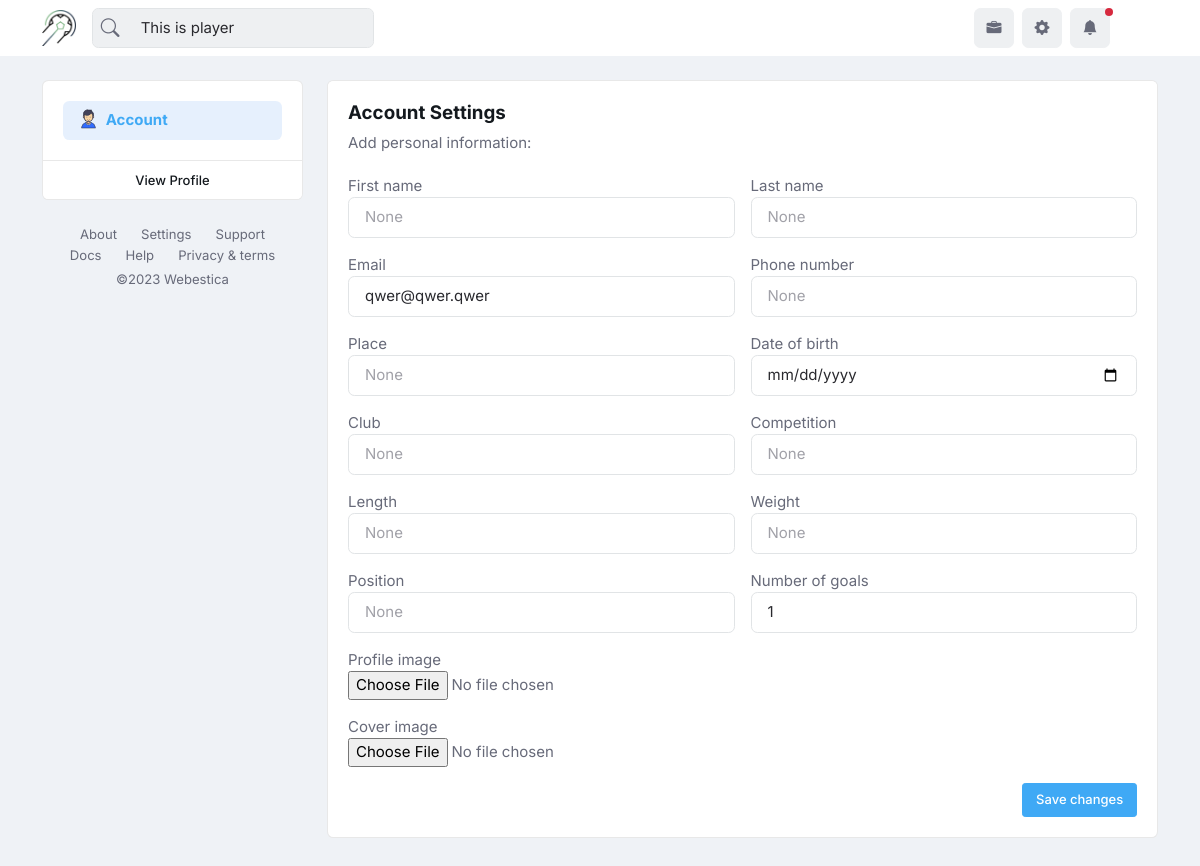
Page /edit-account/ (signed in) on the committed database.
### firstapp/models.py (models this page shows, shortened)
class User(AbstractUser):
    is_player = models.BooleanField(default=False)
    is_coach = models.BooleanField(default=False)
    is_scout = models.BooleanField(default=False)
    first_name = models.CharField(max_length=255, null=True)
    last_name = models.CharField(max_length=255, null=True)
    email = models.EmailField(unique=True)
    profile_image = models.ImageField(upload_to='profile_images', blank=True, null=True)
    cover_image = models.ImageField(upload_to='cover_images', blank=True, null=True)
    place = models.CharField(max_length=255, null=True)
    country = models.CharField(max_length=255, null=True, blank=True)
    date_of_birth = models.DateField(null=True)
    phone_number = models.CharField(max_length=20, null=True)
    followed_users = models.ManyToManyField('User', related_name='followed')
    posts = models.ManyToManyField('Post', related_name='player_posts', blank=True)
    about = models.TextField(null=True, blank=True)
    def getFullName(self):
        return self.getFirstName()+" "+self.getLastName()
    def getFirstName(self):
        if self.first_name:
            return self.first_name
        else:
            return ''
    def getLastName(self):
        if self.last_name:
            return self.last_name
        else:
            return ''
    def getProfileimageUrl(self):
        if not self.profile_image:
            return '/static/profile_placeholder.jpg'
        else:
            return self.profile_image.url
    def connections_received_onhold(self):
        received_connections = self.connection_requests_received.filter(accepted=False)
        return received_connections

class Player(models.Model):
    user = models.OneToOneField(User, on_delete=models.CASCADE, primary_key=True, related_name='player')
    club = models.CharField(max_length=255, null=True, blank=True)
    nft = models.CharField(max_length=255, null=True, blank=True) # national football team
    competition = models.CharField(max_length=255, null=True, blank=True)
    length = models.IntegerField(null=True, blank=True)
    weight = models.IntegerField(null=True)
    preferred_leg = models.CharField(max_length=10, null=True, blank=True)
    position = models.CharField(max_length=255, null=True, blank=True)
    qualities = models.CharField(max_length=255, null=True, blank=True)
    career_statistics = models.CharField(max_length=255, null=True, blank=True)
    ambition = models.TextField(null=True, blank=True)
    goals = models.IntegerField(null=True, blank=True)
    assists = models.IntegerField(null=True, blank=True)
    clean_sheet = models.IntegerField(null=True, blank=True)
    played_matches = models.IntegerField(null=True, blank=True)

### firstapp/views.py (the view)
# urls.py: path("edit-account/", views.edit_account, name="edit_account"),
@login_required
def edit_account(request):
    if request.method == 'POST':
        print('request.method == post')
        form = EditProfileForm(request.POST, request.FILES, instance=request.user)
        profile_form = PlayerProfileForm(request.POST, instance=request.user.player)  # request.FILES is show the selected image or file
        print("request.FILES")
        print("request.FILES")
        print("request.FILES")
        print(request.FILES)
        if form.is_valid() and profile_form.is_valid():
            print("form.is_valid")
            user_form = form.save()
            custom_form = profile_form.save(False)
            custom_form.user = user_form
            custom_form.save()
            return render(request, 'theme/settings.html', {'form': form, 'profile_form': profile_form})
        else:
            print('Error kut')
            print(form.errors)
            print('profile_form kut')
            print(profile_form.errors)
            return render(request, 'theme/settings.html', {'form': form, 'profile_form': profile_form})
    else:
        args = {}
        return render(request, 'theme/settings.html', args)

### playerpro/templates/theme/settings.html (shortened to what this page needs)
{% extends 'theme/base.html' %}
{% load static %}
{% block content %}
<main>
  <div class="container">
    <div class="row">
      <div class="col-lg-3">
        <nav class="navbar navbar-light navbar-expand-lg mx-0">
          <div class="offcanvas offcanvas-start" tabindex="-1" id="offcanvasNavbar">
            <div class="offcanvas-body p-0">
              <div class="card w-100">
                <div class="card-body">
                <ul class="nav nav-tabs nav-pills nav-pills-soft flex-column fw-bold gap-2 border-0">
                  <li class="nav-item" data-bs-dismiss="offcanvas">
                    <a class="nav-link d-flex mb-0 active" href="#nav-setting-tab-1" data-bs-toggle="tab">
                      <img class="me-2 h-20px fa-fw" src="{% static 'assets/images/icon/person-outline-filled.svg' %}" alt="">
                      <span>Account</span>
                    </a>
                  </li>
                </ul>
              </div>
              <div class="card-footer text-center py-2">
                <a class="btn btn-link text-secondary btn-sm" href="{% url 'profile' username=request.user.username %}">View Profile </a>
              </div>
              </div>
            </div>
            <ul class="nav small mt-4 justify-content-center lh-1">
              <li class="nav-item">
                <a class="nav-link" href="#">About</a>
              </li>
              <li class="nav-item">
                <a class="nav-link" href="#">Settings</a>
              </li>
              <li class="nav-item">
                <a class="nav-link" href="#">Support </a>
              </li>
              <li class="nav-item">
                <a class="nav-link" href="#">Docs </a>
              </li>
              <li class="nav-item">
                <a class="nav-link" href="#">Help</a>
              </li>
              <li class="nav-item">
                <a class="nav-link" href="#">Privacy & terms</a>
              </li>
            </ul>
            <p class="small text-center mt-1">©2023 <a class="text-body" target="_blank" href="https://www.webestica.com/"> Webestica </a></p>
          </div>
        </nav>
      </div>
        <div class="col-lg-6 vstack gap-4">
          <div class="tab-content py-0 mb-0">
            <div class="tab-pane show active fade" id="nav-setting-tab-1">
              <div class="card mb-4">
                <div class="card-header border-0 pb-0">
                  <h1 class="h5 card-title">Account Settings</h1>
                  <p class="mb-0">Add personal information:</p>
                </div>
                <div class="card-body">
                  <form class="row g-3" method="POST" enctype="multipart/form-data">
                    <div id="div_id_first_name" class="form-group col-sm-6 col-lg-6">
                      <div>
                        <label for="id_first_name" class="requiredField">
                        First name
                        </label>
                        <input type="text" name="first_name" maxlength="255" class="textinput form-control" required="" id="id_first_name"  placeholder="{{request.user.first_name}}" >
                       </div>
                    </div>
                    <div id="div_id_last_name" class="form-group col-sm-6 col-lg-6">
                       <label for="id_last_name" class=" requiredField">
                       Last name </label>
                       <div>
                        <input type="text" name="last_name" maxlength="255" class="textinput form-control" required="" id="id_last_name"  placeholder="{{request.user.last_name}}" >
                      </div>
                    </div>
                    <div id="div_id_email" class="form-group col-sm-6 col-lg-6">
                       <label for="id_email" class=" requiredField">
                       Email </label>
                       <div> <input type="email" name="email" maxlength="254" class="emailinput form-control" required="" id="id_email" placeholder="{{request.user.email}}" value="{{request.user.email}}"> </div>
                    </div>
                    <div id="div_id_phone_number" class="form-group col-sm-6 col-lg-6">
                      <label for="id_phone_number" class=" requiredField">
                      Phone number </label>
                      <div> <input type="text" name="phone_number" maxlength="255" class="textinput form-control" required="" id="id_phone_number"  placeholder="{{request.user.phone_number}}" > </div>
                   </div>
                    <div id="div_id_place" class="form-group col-sm-6 col-lg-6">
                       <label for="id_place" class=" requiredField">
                       Place </label>
                       <div> <input type="text" name="place" maxlength="255" class="textinput form-control" required="" id="id_place"  placeholder="{{request.user.place}}" > </div>
                    </div>
                    <div id="div_id_date_of_birth" class="form-group col-sm-6 col-lg-6">
                       <label for="id_date_of_birth" class=" requiredField">
                       Date of birth </label>
                       <div> <input type="date" name="date_of_birth" class="dateinput form-control" required="" id="id_date_of_birth" placeholder="{{request.user.date_of_birth|date:'Y-m-d'}}" > </div>
                    </div>
                    <div id="div_id_club" class="form-group col-sm-6 col-lg-6">
                       <label for="id_club" class=" requiredField">
                       Club </label>
                       <div> <input type="text" name="club" placeholder="{{request.user.player.club}}" maxlength="255" class="textinput form-control" required="" id="id_club" > </div>
                    </div>
                    <div id="div_id_competition" class="form-group col-sm-6 col-lg-6">
                       <label for="id_competition" class=" requiredField">
                       Competition </label>
                       <div> <input type="text" name="competition" placeholder="{{request.user.player.competition}}" maxlength="255" class="textinput form-control" required="" id="id_competition" > </div>
                    </div>
                    <div id="div_id_length" class="form-group col-sm-6 col-lg-6">
                       <label for="id_length" class=" requiredField">
                       Length </label>
                       <div> <input type="number" name="length" placeholder="{{request.user.player.length}}" class="numberinput form-control" required="" id="id_length"  > </div>
                    </div>
                    <div id="div_id_weight" class="form-group col-sm-6 col-lg-6">
                       <label for="id_weight" class=" requiredField">
                       Weight </label>
                       <div> <input type="number" name="weight" placeholder="{{request.user.player.weight}}" class="numberinput form-control" required="" id="id_weight"  > </div>
                    </div>
                    <div id="div_id_position" class="form-group col-sm-6 col-lg-6">
                       <label for="id_position" class=" requiredField">
                       Position </label>
                       <div> <input type="text" name="position"  placeholder="{{request.user.player.position}}" maxlength="255" class="textinput form-control" required="" id="id_position" >  </div>
                    </div>
                    <div id="div_id_goals" class="form-group col-sm-6 col-lg-6">
                      <label for="id_goals" class=" requiredField">
                      Number of goals </label>
                      <div> <input type="number" name="goals" placeholder="{{request.user.player.goals}}" {% if request.user.player.goals != None %} value="{{request.user.player.goals}}" {% endif %} class="numberinput form-control" required="" id="id_goals"> </div>
                   </div>
                    <div id="div_id_profile_image" class="form-group">
                      <label for="id_profile_image" class="">
                      Profile image
                      </label>
                      <div>
                        <input type="file" name="profile_image" accept="image/*" class="clearablefileinput form-control-file" id="id_profile_image">
                      </div>
                    </div>
                    <div id="div_id_cover_image" class="form-group">
                      <label for="id_cover_image" class="">
                      Cover image
                      </label>
                      <div>
                        <input type="file" name="cover_image" accept="image/*" class="clearablefileinput form-control-file" id="id_cover_image">
                      </div>
                    </div>
                    <div class="col-12 text-end">
                      <button type="submit" class="btn btn-sm btn-primary mb-0">Save changes</button>
                    </div>
                   </form>
                </div>
              </div>
            </div>
          </div>
        </div>
    </div>
  </div>
</main>
{% endblock content %}

### playerpro/templates/theme/header1.html (shortened to what this page needs)
{% load static %}
<header class="navbar-light fixed-top header-static bg-mode">
	<nav class="navbar navbar-expand-lg">
		<div class="container">
			<a class="navbar-brand" href="{% url 'feed' %}">
				<img class="navbar-brand-item" src="{% static 'images/logo.png' %}" alt="logo">
			</a>
			<div class="collapse navbar-collapse" id="navbarCollapse">
				<div class="nav mt-3 mt-lg-0 flex-nowrap align-items-center px-4 px-lg-0">
					<div class="nav-item w-100">
						<form class="rounded position-relative" method="post" action="{% url 'discover' %}">
							<input class="form-control ps-5 bg-light" type="search" placeholder="Search..." value="{% if request.user.player %}This is player{% elif request.user.scout %}This is scout{% elif request.user.agent %}This is agent{% endif %}" aria-label="Search" name="searched">
							<button class="btn bg-transparent px-2 py-0 position-absolute top-50 start-0 translate-middle-y" type="submit"><i class="bi bi-search fs-5"> </i></button>
						</form>
					</div>
				</div>
			</div>
			<ul class="nav flex-nowrap align-items-center ms-sm-3 list-unstyled">
				<li class="nav-item ms-2">
					<a class="nav-link icon-md btn btn-light p-0" href="{% url 'vacancies' %}">
						<i class="bi bi-briefcase-fill fs-6"> </i>
					</a>
				</li>
				<li class="nav-item ms-2">
					<a class="nav-link icon-md btn btn-light p-0" href="{% if user.scout %}{% url 'edit_account_scout' %}{% elif user.agent %}{% url 'edit_account_agent' %}{% else %}{% url 'edit_account' %}{% endif %}">
						<i class="bi bi-gear-fill fs-6"> </i>
					</a>
				</li>
				<li class="nav-item dropdown ms-2">
					<a class="nav-link icon-md btn btn-light p-0" href="#" id="notifDropdown" role="button" data-bs-toggle="dropdown" aria-expanded="false" data-bs-auto-close="outside">
						<span class="badge-notif animation-blink"></span>
						<i class="bi bi-bell-fill fs-6"> </i>
					</a>
				</li>
				<li class="nav-item ms-2 dropdown">
					<a class="nav-link btn icon-md p-0" href="#" id="profileDropdown" role="button" data-bs-auto-close="outside" data-bs-display="static" data-bs-toggle="dropdown" aria-expanded="false">
					</a>
				</li>
			</ul>
		</div>
	</nav>
</header>

### rows in the picture
User: searched "This is player", first_name "None", last_name "None", email "qwer@qwer.qwer", phone_number "None", place "None", club "None", competition "None", length "None", weight "None", position "None", goals "1"
